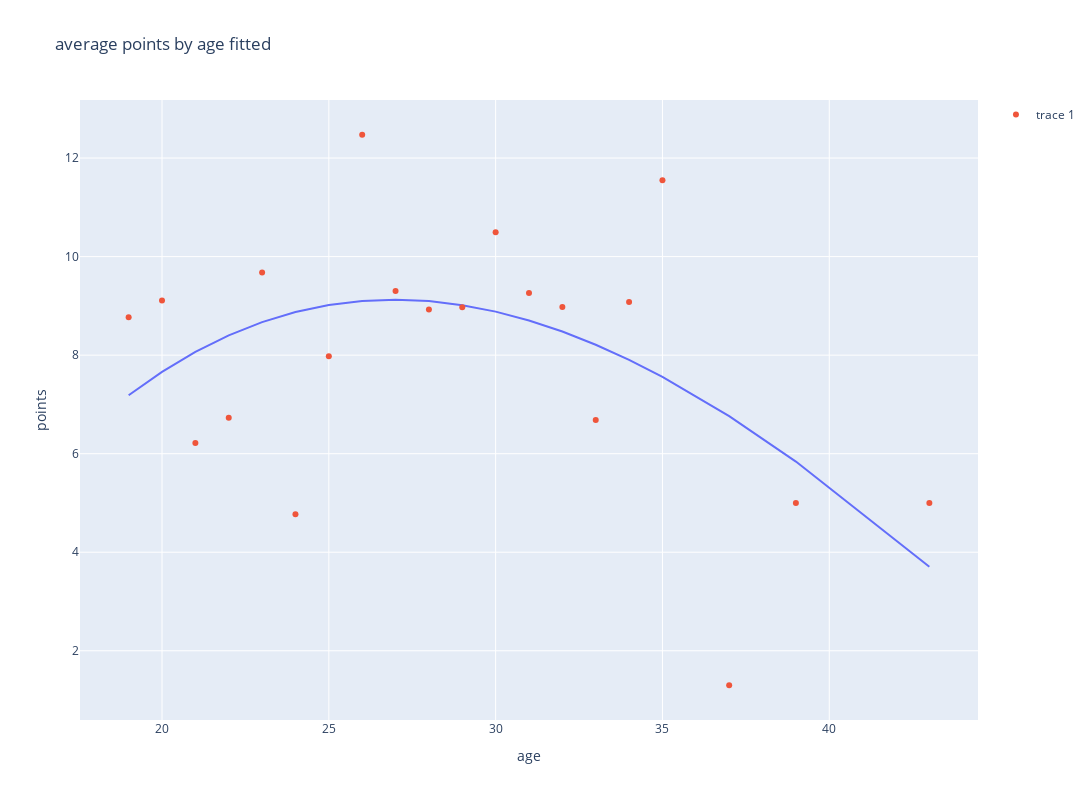

The code cell stored with this chart in its notebook:
### Code cell
bf_line = np.polyfit(x=pts_age_df['Age'], y=pts_age_df['PTS'], deg=3)
a=bf_line[0]
b=bf_line[1]
c=bf_line[2]
d=bf_line[3]

x_vals=pts_age_df['Age']
y_vals=pts_age_df['PTS']
bf_values = a*x_vals**3 + b*x_vals**2 + c*x_vals + d

fig = px.line(x=x_vals, y=bf_values, title='average points by age fitted', width=1200, height=800)
fig.add_scatter(x=x_vals,y=y_vals, mode='markers')
fig.update_xaxes(title='age')
fig.update_yaxes(title='points')
fig.show()

### Figure 1 — Plotly figure (JSON) as saved in the notebook; plotly's stock layout.template omitted (floating-point values rounded to 4 significant figures)
{"data": [{"hovertemplate": "x=%{x}<br>y=%{y}<extra></extra>", "legendgroup": "", "line": {"color": "#636efa", "dash": "solid"}, "marker": {"symbol": "circle"}, "mode": "lines", "name": "", "orientation": "v", "showlegend": false, "type": "scatter", "x": [19, 20, 21, 22, 23, 24, 25, 26, 27, 28, 29, 30, 31, 32, 33, 34, 35, 37, 39, 43], "xaxis": "x", "y": [7.185, 7.661, 8.066, 8.402, 8.671, 8.875, 9.018, 9.1, 9.126, 9.097, 9.015, 8.883, 8.704, 8.479, 8.211, 7.903, 7.557, 6.761, 5.84, 3.706], "yaxis": "y"}, {"mode": "markers", "type": "scatter", "x": [19, 20, 21, 22, 23, 24, 25, 26, 27, 28, 29, 30, 31, 32, 33, 34, 35, 37, 39, 43], "y": [8.767, 9.109, 6.218, 6.727, 9.675, 4.768, 7.98, 12.47, 9.3, 8.925, 8.973, 10.49, 9.26, 8.975, 6.686, 9.08, 11.55, 1.3, 5, 5]}], "layout": {"height": 800, "legend": {"tracegroupgap": 0}, "title": {"text": "average points by age fitted"}, "width": 1200, "xaxis": {"anchor": "y", "autorange": true, "domain": [0, 1], "range": [17.55, 44.45], "title": {"text": "age"}, "type": "linear"}, "yaxis": {"anchor": "x", "autorange": true, "domain": [0, 1], "range": [0.5947, 13.18], "title": {"text": "points"}, "type": "linear"}}}
